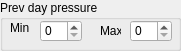
    <widget class="QGroupBox" name="dayGroupBox_17">
     <property name="geometry">
      <rect>
       <x>390</x>
       <y>340</y>
       <width>181</width>
       <height>51</height>
      </rect>
     </property>
     <property name="title">
      <string>Prev day pressure</string>
     </property>
     <widget class="QSpinBox" name="minPrevPressureSpinbox">
      <property name="geometry">
       <rect>
        <x>40</x>
        <y>20</y>
        <width>42</width>
        <height>22</height>
       </rect>
      </property>
      <property name="maximum">
       <number>1500</number>
      </property>
     </widget>
     <widget class="QLabel" name="minLabel_17">
      <property name="geometry">
       <rect>
        <x>10</x>
        <y>20</y>
        <width>21</width>
        <height>16</height>
       </rect>
      </property>
      <property name="text">
       <string>Min</string>
      </property>
     </widget>
     <widget class="QLabel" name="maxLabel_17">
      <property name="geometry">
       <rect>
        <x>100</x>
        <y>20</y>
        <width>21</width>
        <height>21</height>
       </rect>
      </property>
      <property name="text">
       <string>Max</string>
      </property>
     </widget>
     <widget class="QSpinBox" name="maxPrevPressureSpinbox">
      <property name="geometry">
       <rect>
        <x>130</x>
        <y>20</y>
        <width>42</width>
        <height>22</height>
       </rect>
      </property>
      <property name="maximum">
       <number>1500</number>
      </property>
     </widget>
    </widget>
